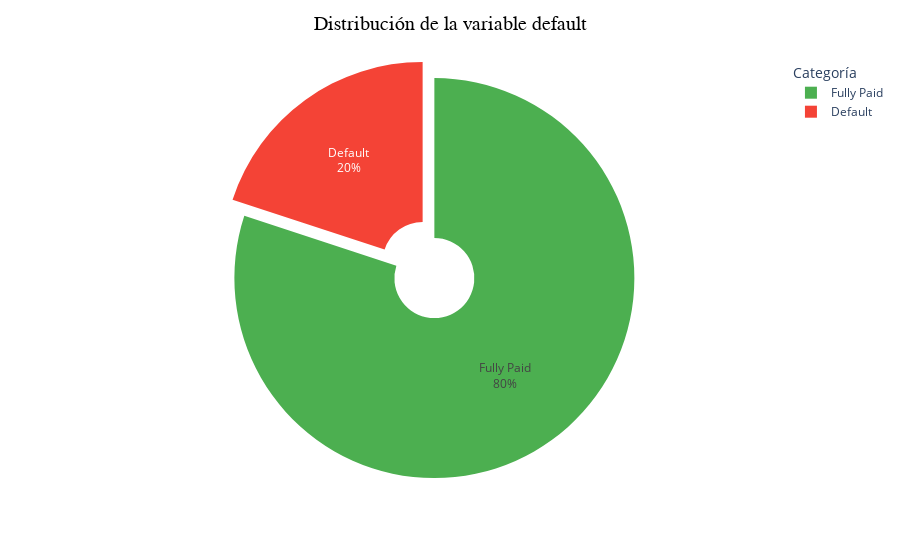

The notebook cell saved with this chart:
### Code cell
conteo = df['default'].value_counts().reset_index()
conteo.columns = ['Cat', 'Frecuencia']
conteo['Cat'] = conteo['Cat'].replace({0: "Fully Paid", 1: "Default"})
colores = {"Fully Paid": "#4caf50", "Default": "#f44336"}

fig = px.pie(
    conteo,
    names='Cat',
    values='Frecuencia',
    hole=0.2,  # Donut chart
    color='Cat',  # Usamos la columna para mapear colores
    color_discrete_map=colores,
)
fig.update_traces(
    textinfo='percent+label',
    pull=[0.05]*len(conteo)
)
fig.update_layout(
    legend_title_text='Categoría',
    title={
        'text': 'Distribución de la variable default',
        'x': 0.5,  # Centrar el título
    },
    title_font=dict(size=20, color='black', family='Sans-serif'),
)
fig.show()

### Figure 1 — Plotly figure (JSON) as saved in the notebook; plotly's stock layout.template omitted (floating-point values rounded to 4 significant figures)
{"data": [{"customdata": [["Fully Paid"], ["Default"]], "domain": {"x": [0, 1], "y": [0, 1]}, "hole": 0.2, "hovertemplate": "Cat=%{customdata[0]}<br>Frecuencia=%{value}<extra></extra>", "labels": ["Fully Paid", "Default"], "legendgroup": "", "marker": {"colors": ["#4caf50", "#f44336"]}, "name": "", "pull": [0.05, 0.05], "showlegend": true, "textinfo": "percent+label", "type": "pie", "values": [1076751, 268559]}], "layout": {"legend": {"title": {"text": "Categoría"}, "tracegroupgap": 0}, "margin": {"t": 60}, "title": {"font": {"color": "black", "family": "Sans-serif", "size": 20}, "text": "Distribución de la variable default", "x": 0.5}}}
